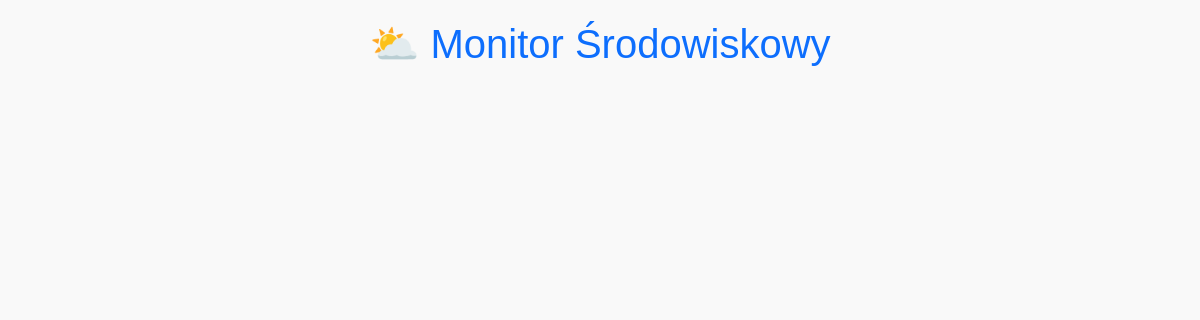
Page /devices/data (signed in) on the earlier database version.
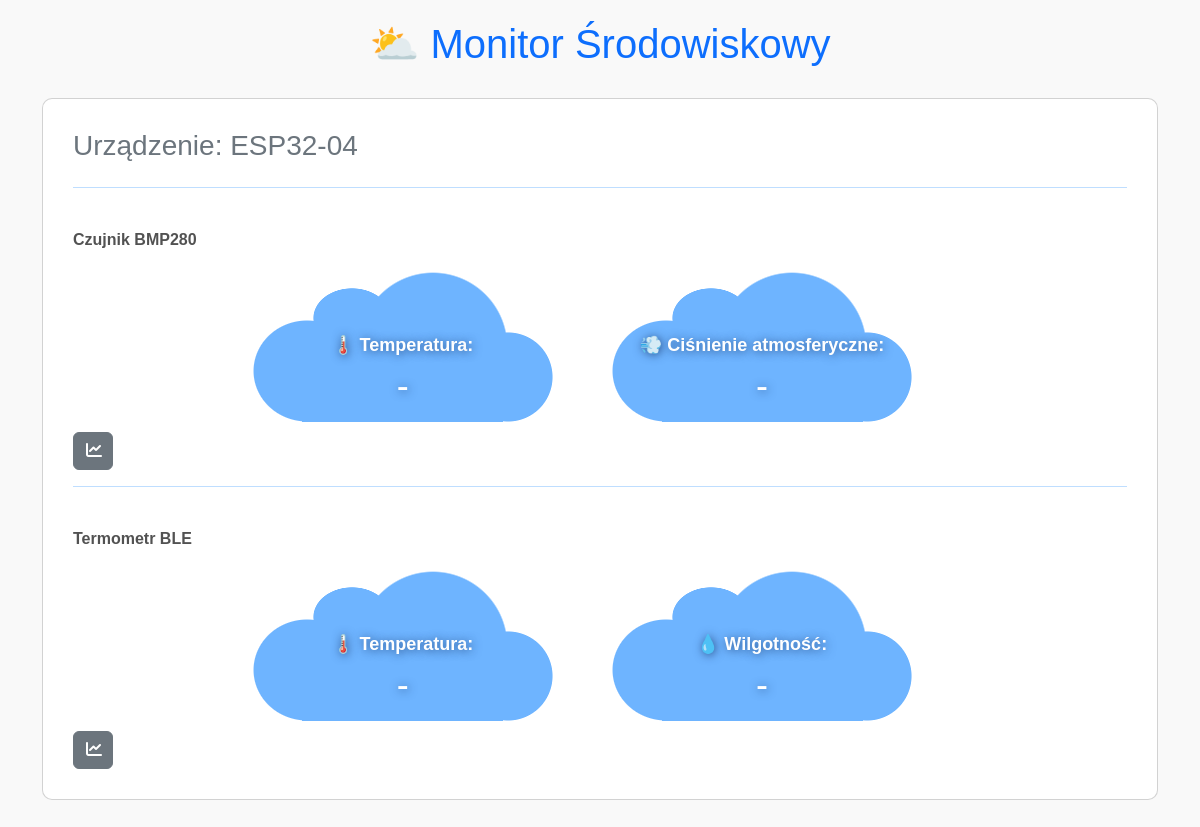
Same page on the later database version.
### tables this page shows
CREATE TABLE devices (
        id INTEGER PRIMARY KEY AUTOINCREMENT,
        user_id INTEGER NOT NULL,
        device_id TEXT UNIQUE NOT NULL,
        status TEXT DEFAULT 'active',
        registration_date DATETIME DEFAULT CURRENT_TIMESTAMP,
        FOREIGN KEY(user_id) REFERENCES users(id) ON DELETE CASCADE
    );

CREATE TABLE sensors (
        id INTEGER PRIMARY KEY AUTOINCREMENT,
        user_id INTEGER NOT NULL,
        device_id TEXT NOT NULL,
        sensor_type TEXT NOT NULL,
        FOREIGN KEY(user_id) REFERENCES users(id) ON DELETE CASCADE,
        FOREIGN KEY(device_id) REFERENCES devices(device_id) ON DELETE CASCADE
    );

CREATE TABLE metrics (
        id INTEGER PRIMARY KEY AUTOINCREMENT,
        user_id INTEGER NOT NULL,
        device_id TEXT NOT NULL,
        sensor_type TEXT NOT NULL,
        metric TEXT NOT NULL,
        FOREIGN KEY(user_id) REFERENCES users(id) ON DELETE CASCADE,
        FOREIGN KEY(device_id) REFERENCES devices(device_id) ON DELETE CASCADE,
        FOREIGN KEY(sensor_type) REFERENCES sensors(sensor_type) ON DELETE CASCADE
    );

### app/routes/devices.py (the view)
@devices_bp.route('/devices/data', methods=['GET'])
def render_data():
    if 'user_id' not in session:
        return redirect(url_for('auth.login'))
    user_id = session['user_id']
    conn = get_db_connection()
    cursor = conn.cursor()
    cursor.execute('SELECT device_id FROM devices WHERE user_id = ?', (user_id,))
    devices = [row['device_id'] for row in cursor.fetchall()]
    user_sensors = {}
    for device in devices:
        cursor.execute('SELECT sensor_type FROM sensors WHERE user_id = ? AND device_id = ?', (user_id, device))
        user_sensors[device] = {}
        for row in cursor.fetchall():
            sensor_type = row['sensor_type']
            cursor.execute(
                'SELECT metric FROM metrics WHERE user_id = ? AND device_id = ? AND sensor_type = ?',
                (user_id, device, sensor_type)
            )
            user_sensors[device][sensor_type] = [metric_row['metric'] for metric_row in cursor.fetchall()]
    sensor_labels = {
        "ble": "Termometr BLE",
        "bmp280": "Czujnik BMP280",
        "temperature": "Temperatura",
        "photoresistor": "Fotorezystor"
    }
    metric_labels = {
        "temperature": "🌡️ Temperatura",
        "humidity": "💧 Wilgotność",
        "light": "💡 Natężenie światła",
        "pressure": "💨 Ciśnienie atmosferyczne"
    }
    conn.close()
    return render_template('data.html', user_sensors=user_sensors, sensor_labels=sensor_labels, metric_labels=metric_labels)

### app/database.py (called while the page is built)
def get_db_connection():
    conn = sqlite3.connect('environment_monitor.db')
    conn.row_factory = sqlite3.Row  # Umożliwia dostęp do kolumn po nazwach
    return conn

### app/templates/data.html (shortened to what this page needs)
<!DOCTYPE html>
<html lang="en">
<head>
    <link href="https://cdn.jsdelivr.net/npm/bootstrap@5.3.0-alpha3/dist/css/bootstrap.min.css" rel="stylesheet">
    <link href="https://cdnjs.cloudflare.com/ajax/libs/font-awesome/6.0.0-beta3/css/all.min.css" rel="stylesheet">
</head>
<body>
    <div class="container">
        <h1 class="text-center text-primary">⛅ Monitor Środowiskowy</h1>
        {% for device, sensors in user_sensors.items() %}
        <div class="card sensor-section">
            <h3 class="text-secondary">Urządzenie: {{ device }}</h3>
            {% for sensor, metrics in sensors.items() %}
            <hr>
            <div class="center">
                <div class="sensor-title" style="color: #525252;">{{ sensor_labels[sensor] if sensor in sensor_labels else sensor }}</div>
            <div class="row">
                {% for metric in metrics %}
                <div class="col-md-4 metric-status">
                    <div class="d-flex align-items-center">
                        <div class="data">
                            <span class="metric-label d-block">{{ metric_labels[metric] if metric in metric_labels else metric }}:</span>
                            <p id="{{ device }}-{{ sensor }}-{{ metric }}-status" class="metric-value m-0">-</p>
                        </div>
                    </div>
                </div>
                {% endfor %}
            </div>
            </div>
            <button class="btn btn-secondary" style="width:40px" onclick="toggleCharts('{{ device }}-{{ sensor }}')"><i class="fa-solid fa-chart-line"></i></button>
            {% endfor %}
        </div>
        {% endfor %}
    </div>
</body>
</html>

### app/templates/data.html (style rules this page uses)
body { font-family: Arial, sans-serif; margin: 20px; background-color: #f9f9f9; }
.sensor-section { margin-top: 30px; margin-bottom: 30px; padding: 30px; border-radius: 10px; }
.sensor-title { text-align: left; font-weight: bold; margin-bottom: 10px; margin-top: 10px; }
.metric-status { margin: 10px 0; }
.metric-status { display: flex; flex-direction: column; }
.row { display: flex; flex-direction: row; justify-content: center; }
.data { width: 300px; height: 150px; aspect-ratio: 1.8; --g: radial-gradient(50% 50%, #000 98%, #0000) no-repeat; mask: var(--g) 100% 100%/30% 60%,var(--g) 70% 0/50% 100%,var(--g) 0 100%/36% 68%,var(--g) 27% 18%/26% 40%,linear-gradient(#000 0 0) bottom/67% 58% no-repeat; background: #6eb4ff; }
.metric-label { font-weight: bold; color: white; display: block; text-align: center; margin-top: 60px; font-size: 18px; text-shadow: 1px 1px 10px rgba(35, 72, 128, 0.9); }
.metric-value { margin-top: 5px; color: white; font-size: 36px; text-align: center; text-shadow: 1px 1px 10px rgba(35, 72, 128, 0.9); }
hr { color: #007bff; height: 15px; }

Differences in the rows shown:
now on this page (row edited): devices: device "ESP32-04"
added sensors: sensor_type "Czujnik BMP280"
added metrics: metric "🌡️ Temperatura", shown under "Czujnik BMP280"
added metrics: metric "💨 Ciśnienie atmosferyczne", shown under "Czujnik BMP280"
added sensors: sensor_type "Termometr BLE"
added metrics: metric "🌡️ Temperatura", shown under "Termometr BLE"
added metrics: metric "💧 Wilgotność", shown under "Termometr BLE"
